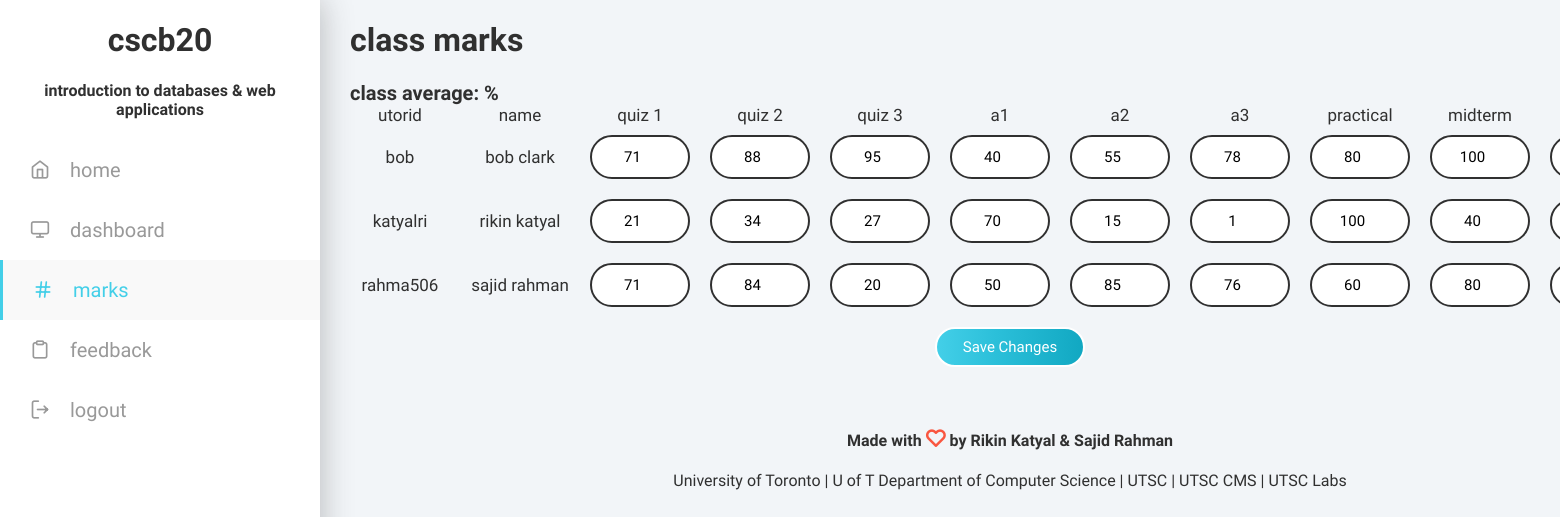
The app's page /dashboard/instructor/marks/index.php (signed in) with its own data.
### tables this page shows
create table Students
(verified boolean not null,
utorid varchar(25) not null primary key,
pass char(64) not null,
firstName varchar(255) not null,
lastName varchar(255) not null,
studentNumber varchar(25) not null,
instructorId varchar(255) not null,
practical float,
quiz1 float,
quiz2 float,
quiz3 float,
a1 float,
a2 float,
a3 float,
final float,
midterm float,
authToken varchar(255)
);

### src/dashboard/instructor/marks/index.php (the view, shortened to what this page needs)
<?php
  include("../../../auth/config.php");
?>
<html lang="en">
<head>
    <link rel="stylesheet" type="text/css" href="../../../../css/feather.css">
    <link rel="stylesheet" type="text/css" href="../../../../css/index.css">
</head>
<body>
  <div id="container">
      <div id="sidebar">
          <h1>cscb20</h1>
          <h4>introduction to databases & web applications</h4>
          <nav>
            <a href="../../../../">
              <div class="nav-item">
                <h2><i class="feather icon-home"></i>home</h2>
              </div>
            </a>
            <a href="../../">
              <div class="nav-item">
                <h2><i class="feather icon-monitor"></i>dashboard</h2>
              </div>
            </a>
            <a href="./">
              <div class="nav-item active">
                <h2><i class="feather icon-hash"></i>marks</h2>
              </div>
            </a>
            <a href="../../feedback/">
              <div class="nav-item">
                <h2><i class="feather icon-clipboard"></i>feedback </h2>
              </div>
            </a>
            <a href="../../../../auth/logout/">
              <div class="nav-item">
                <h2><i class="feather icon-log-out"></i>logout</h2>
              </div>
            </a>
          </nav>
        </div>
    <div id="content">
      <h1>class marks</h1>
      <h2>class average: <?php echo $mark?>%</h2>
      <form action="" method="post" class="instructor-marks">
        <div class="mark">
          <h3>UTORid</h3>
          <h3>Name</h3>
          <h3>quiz 1</h3>
          <h3>quiz 2</h3>
          <h3>quiz 3</h3>
          <h3>A1</h3>
          <h3>A2</h3>
          <h3>A3</h3>
          <h3>Practical</h3>
          <h3>Midterm</h3>
          <h3>Final</h3>
        </div>
        <?php
          $sql = "select * from Students where instructorId = '".$_SESSION['utorid']."'";
          $result = mysqli_query($db, $sql);
          while ($row = mysqli_fetch_array($result, MYSQLI_ASSOC)) {
            echo "
            <div class='mark entry' id=".$row['utorid'].">
              <h3>".$row['utorid']."</h3>
              <h3>".$row['firstName']." ".$row['lastName']."</h3>
              <input type='number' min='0' max='100' value='".$row['quiz1']."'/>
              <input type='number' min='0' max='100' value='".$row['quiz2']."'/>
              <input type='number' min='0' max='100' value='".$row['quiz3']."'/>
              <input type='number' min='0' max='100' value='".$row['a1']."'/>
              <input type='number' min='0' max='100' value='".$row['a2']."'/>
              <input type='number' min='0' max='100' value='".$row['a3']."'/>
              <input type='number' min='0' max='100' value='".$row['practical']."'/>
              <input type='number' min='0' max='100' value='".$row['midterm']."'/>
              <input type='number' min='0' max='100' value='".$row['final']."'/>
            </div>
            ";
          }
        ?>
        <button>Save Changes</button>
      </form>
      <footer>
        <p><b>Made with <i class="feather icon-heart"></i> by Rikin Katyal & Sajid Rahman</b></p>
        <p><a href="https://www.utoronto.ca/" target="_">University of Toronto</a> | <a href="http://web.cs.toronto.edu/" target="_">U of T Department of Computer Science</a> | <a href="http://www.utsc.utoronto.ca/home/" target="_">UTSC</a> | <a href="https://www.utsc.utoronto.ca/cms/computer-science-mathematics-statistics" target="_">UTSC CMS</a> | <a href="http://www.utsc.utoronto.ca/labs/"> UTSC Labs</a></p>
      </footer>
    </div>
  </div>
</body>
</html>

### src/css/feather.css (style rules this page uses)
.feather { font-family:"feather" !important; font-size:16px; font-style:normal; -webkit-font-smoothing: antialiased; -moz-osx-font-smoothing: grayscale; }
.icon-clipboard:before { content: "\e84b"; }
.icon-heart:before { content: "\e879"; }
.icon-home:before { content: "\e87a"; }
.icon-log-out:before { content: "\e888"; }
.icon-monitor:before { content: "\e899"; }
.icon-hash:before { content: "\e8fd"; }

### src/css/index.css (style rules this page uses)
html, body { width: 100%; height: 100%; font-weight: 400; font-family: Varela Round; margin: 0; color: #303030; background-color: #F2F5F8; }
#container { width: 100%; display: flex; flex-direction: row; }
#sidebar { height: 100%; width: 320px; background: #FFFFFF; position: fixed; margin: 0; box-shadow: 1px 0px 30px rgba(50, 50, 50, 0.3); overflow-y: auto; }
#content { height: 100%; width: 100%; margin-left: 320px; padding: 0 30px; }
h1 { font-weight: 700; }
h2 { font-size: 20px; font-weight: 700; margin: 0; text-transform: lowercase; }
h3 { font-size: 17px; font-weight: 400; margin: 0; text-transform: lowercase; }
h4 { text-align: center; }
p { line-height: 24px; }
a { color: #303030; text-decoration: none; display: inline-block }
input[type="text"], input[type="password"], input[type="number"] { width: 250px; height: 40px; border: 2px solid #303030; border-radius: 40px; outline: none; padding: 20px; font-size: 15px; font-weight: 400; font-family: Varela Round; margin: 10px 0; -webkit-transition: box-shadow 0.3s ease; -moz-transition: box-shadow 0.3s ease; -ms-transition: box-shadow 0.3s ease; -o-transition: box-shadow 0.3s ease; transition: box-shadow 0.3s ease; }
button { width: 150px; height: 40px; margin: 10px 0; background: #43cfe8; background: -moz-linear-gradient(left, #43cfe8 0%, #2bbfd9 41%, #11a8c2 100%); background: -webkit-gradient(left top, right top, color-stop(0%, #43cfe8), color-stop(41%, #2bbfd9), color-stop(100%, #11a8c2)); background: -webkit-linear-gradient(left, #43cfe8 0%, #2bbfd9 41%, #11a8c2 100%); background: -o-linear-gradient(left, #43cfe8 0%, #2bbfd9 41%, #11a8c2 100%); background: -ms-linear-gradient(left, #43cfe8 0%, #2bbfd9 41%, #11a8c2 100%); background: linear-gradient(to right, #43cfe8 0%, #2bbfd9 41%, #11a8c2 100%); border: 2px solid #FFFFFF; color: #FFFFFF; border-radius: 40px; outline: none; cursor: pointer; font-size: 15px; font-weight: 400; font-family: Varela Round; -webkit-transition: box-shadow 0.3s ease; -moz-transition: box-shadow 0.3s ease; -ms-transition: box-shadow 0.3s ease; -o-transition: box-shadow 0.3s ease; transition: box-shadow 0.3s ease; }
form { display: flex; flex-direction: column; justify-content: center; align-items: center; }
.feather { font-size: 20px; margin-right: 20px; }
#sidebar h1 { text-align: center; }
nav a { text-decoration: none !important; display: block; }
nav h2 { font-weight: 400; }
.nav-item { width: 100%; height: 60px; display: flex; flex-direction: row; align-content: center; justify-content: flex-start; cursor: pointer; color: #999999; }
.active { width: calc(100% - 3px); border-left: 3px solid #43cfe8; background-color: #f9f9f9; color: #43cfe8; }
.nav-item h2 { line-height: 60px; padding-left: 30px; }
footer { text-align: center; margin-top: 50px; }
footer i { margin: 0 !important; color: #f95640; }
.mark { display: flex; flex-direction: row; align-items: center; justify-content: center; text-align: center; }
.mark h3 { width: 100px; margin-right: 20px; }
.mark input { width: 100px; height: 25px; margin-right: 20px; }
.instructor-marks .mark { border-radius: 6px; -webkit-transition: box-shadow 0.3s ease; -moz-transition: box-shadow 0.3s ease; -ms-transition: box-shadow 0.3s ease; -o-transition: box-shadow 0.3s ease; transition: box-shadow 0.3s ease; }
.instructor-marks input { text-align: center; }

### records on screen
students: utorid "bob", firstName "bob", lastName "clark", quiz1 "71", quiz2 "88", quiz3 "95", a1 "40", a2 "55", a3 "78", practical "80", midterm "100", final "90"
students: utorid "katyalri", firstName "rikin", lastName "katyal", quiz1 "21", quiz2 "34", quiz3 "27", a1 "70", a2 "15", a3 "1", practical "100", midterm "40", final "45"
students: utorid "rahma506", firstName "sajid", lastName "rahman", quiz1 "71", quiz2 "84", quiz3 "20", a1 "50", a2 "85", a3 "76", practical "60", midterm "80", final "99"
